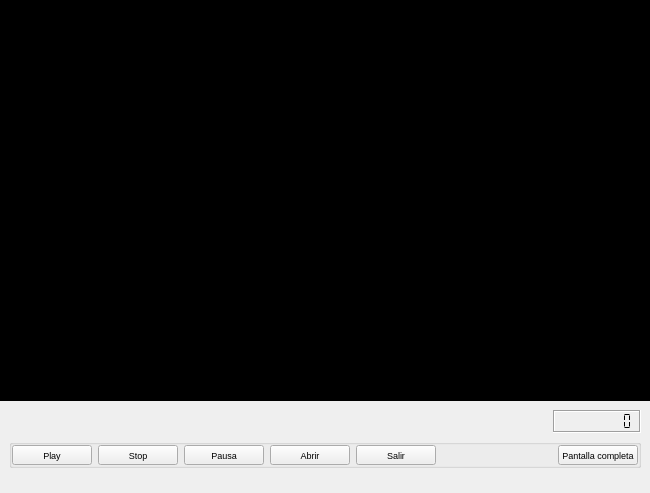
<?xml version="1.0" encoding="UTF-8"?>
<ui version="4.0">
 <class>Reproductor</class>
 <widget class="QWidget" name="Reproductor">
  <property name="geometry">
   <rect>
    <x>0</x>
    <y>0</y>
    <width>650</width>
    <height>493</height>
   </rect>
  </property>
  <property name="sizePolicy">
   <sizepolicy hsizetype="Maximum" vsizetype="Maximum">
    <horstretch>0</horstretch>
    <verstretch>0</verstretch>
   </sizepolicy>
  </property>
  <property name="font">
   <font>
    <pointsize>7</pointsize>
   </font>
  </property>
  <property name="contextMenuPolicy">
   <enum>Qt::NoContextMenu</enum>
  </property>
  <property name="windowTitle">
   <string>VideoDrake v.0.1.0</string>
  </property>
  <property name="windowIcon">
   <iconset resource="recoverdrake.qrc">
    <normaloff>:/Imagenes/multimedia.png</normaloff>:/Imagenes/multimedia.png</iconset>
  </property>
  <layout class="QGridLayout" name="gridLayout_3">
   <property name="leftMargin">
    <number>0</number>
   </property>
   <property name="topMargin">
    <number>0</number>
   </property>
   <property name="rightMargin">
    <number>0</number>
   </property>
   <property name="bottomMargin">
    <number>0</number>
   </property>
   <property name="spacing">
    <number>0</number>
   </property>
   <item row="1" column="0">
    <widget class="QWidget" name="widget" native="true">
     <property name="maximumSize">
      <size>
       <width>16777215</width>
       <height>150</height>
      </size>
     </property>
     <layout class="QGridLayout" name="gridLayout_2">
      <item row="1" column="0" colspan="4">
       <widget class="QGroupBox" name="groupBox">
        <property name="title">
         <string/>
        </property>
        <layout class="QGridLayout" name="gridLayout">
         <property name="leftMargin">
          <number>0</number>
         </property>
         <property name="topMargin">
          <number>0</number>
         </property>
         <property name="rightMargin">
          <number>0</number>
         </property>
         <property name="bottomMargin">
          <number>0</number>
         </property>
         <item row="0" column="0">
          <widget class="QPushButton" name="pushButton">
           <property name="sizePolicy">
            <sizepolicy hsizetype="Minimum" vsizetype="Minimum">
             <horstretch>0</horstretch>
             <verstretch>0</verstretch>
            </sizepolicy>
           </property>
           <property name="text">
            <string>Play</string>
           </property>
           <property name="icon">
            <iconset resource="recoverdrake.qrc">
             <normaloff>:/Imagenes/play.png</normaloff>:/Imagenes/play.png</iconset>
           </property>
          </widget>
         </item>
         <item row="0" column="1">
          <widget class="QPushButton" name="pushButton_3">
           <property name="sizePolicy">
            <sizepolicy hsizetype="Minimum" vsizetype="Minimum">
             <horstretch>0</horstretch>
             <verstretch>0</verstretch>
            </sizepolicy>
           </property>
           <property name="text">
            <string>Stop</string>
           </property>
           <property name="icon">
            <iconset resource="recoverdrake.qrc">
             <normaloff>:/Imagenes/stop1.png</normaloff>:/Imagenes/stop1.png</iconset>
           </property>
          </widget>
         </item>
         <item row="0" column="2">
          <widget class="QPushButton" name="pushButton_6">
           <property name="sizePolicy">
            <sizepolicy hsizetype="Minimum" vsizetype="Minimum">
             <horstretch>0</horstretch>
             <verstretch>0</verstretch>
            </sizepolicy>
           </property>
           <property name="text">
            <string>Pausa</string>
           </property>
           <property name="icon">
            <iconset resource="recoverdrake.qrc">
             <normaloff>:/Imagenes/pause.png</normaloff>:/Imagenes/pause.png</iconset>
           </property>
          </widget>
         </item>
         <item row="0" column="4">
          <widget class="QPushButton" name="pushButton_2">
           <property name="sizePolicy">
            <sizepolicy hsizetype="Minimum" vsizetype="Minimum">
             <horstretch>0</horstretch>
             <verstretch>0</verstretch>
            </sizepolicy>
           </property>
           <property name="text">
            <string>Abrir</string>
           </property>
           <property name="icon">
            <iconset resource="recoverdrake.qrc">
             <normaloff>:/Imagenes/abrir.png</normaloff>:/Imagenes/abrir.png</iconset>
           </property>
          </widget>
         </item>
         <item row="0" column="5">
          <widget class="QPushButton" name="pushButton_4">
           <property name="sizePolicy">
            <sizepolicy hsizetype="Minimum" vsizetype="Minimum">
             <horstretch>0</horstretch>
             <verstretch>0</verstretch>
            </sizepolicy>
           </property>
           <property name="text">
            <string>Salir</string>
           </property>
           <property name="icon">
            <iconset resource="recoverdrake.qrc">
             <normaloff>:/Imagenes/puerta.png</normaloff>:/Imagenes/puerta.png</iconset>
           </property>
          </widget>
         </item>
         <item row="0" column="7">
          <widget class="QPushButton" name="pushButton_5">
           <property name="sizePolicy">
            <sizepolicy hsizetype="Preferred" vsizetype="Preferred">
             <horstretch>0</horstretch>
             <verstretch>0</verstretch>
            </sizepolicy>
           </property>
           <property name="text">
            <string>Pantalla completa</string>
           </property>
           <property name="icon">
            <iconset resource="recoverdrake.qrc">
             <normaloff>:/Imagenes/tv.png</normaloff>:/Imagenes/tv.png</iconset>
           </property>
          </widget>
         </item>
         <item row="0" column="6">
          <spacer name="horizontalSpacer">
           <property name="orientation">
            <enum>Qt::Horizontal</enum>
           </property>
           <property name="sizeHint" stdset="0">
            <size>
             <width>40</width>
             <height>20</height>
            </size>
           </property>
          </spacer>
         </item>
        </layout>
       </widget>
      </item>
      <item row="2" column="0">
       <widget class="QLabel" name="label">
        <property name="sizePolicy">
         <sizepolicy hsizetype="Expanding" vsizetype="Preferred">
          <horstretch>0</horstretch>
          <verstretch>0</verstretch>
         </sizepolicy>
        </property>
        <property name="styleSheet">
         <string notr="true">font: 8pt &quot;Sans Serif&quot;;</string>
        </property>
        <property name="text">
         <string/>
        </property>
       </widget>
      </item>
      <item row="0" column="2">
       <widget class="Phonon::VolumeSlider" name="volumeSlider_5" native="true">
        <property name="sizePolicy">
         <sizepolicy hsizetype="Preferred" vsizetype="Preferred">
          <horstretch>0</horstretch>
          <verstretch>0</verstretch>
         </sizepolicy>
        </property>
        <property name="maximumSize">
         <size>
          <width>251</width>
          <height>21</height>
         </size>
        </property>
       </widget>
      </item>
      <item row="0" column="3">
       <widget class="QLCDNumber" name="lcdNumber">
        <property name="minimumSize">
         <size>
          <width>88</width>
          <height>23</height>
         </size>
        </property>
        <property name="maximumSize">
         <size>
          <width>122</width>
          <height>23</height>
         </size>
        </property>
        <property name="font">
         <font>
          <pointsize>7</pointsize>
         </font>
        </property>
        <property name="frameShape">
         <enum>QFrame::Box</enum>
        </property>
        <property name="frameShadow">
         <enum>QFrame::Sunken</enum>
        </property>
        <property name="lineWidth">
         <number>1</number>
        </property>
        <property name="smallDecimalPoint">
         <bool>true</bool>
        </property>
        <property name="digitCount">
         <number>8</number>
        </property>
        <property name="mode">
         <enum>QLCDNumber::Dec</enum>
        </property>
        <property name="segmentStyle">
         <enum>QLCDNumber::Flat</enum>
        </property>
        <property name="value" stdset="0">
         <double>0.000000000000000</double>
        </property>
        <property name="intValue" stdset="0">
         <number>0</number>
        </property>
       </widget>
      </item>
      <item row="0" column="0" colspan="2">
       <widget class="Phonon::SeekSlider" name="seekSlider" native="true">
        <property name="sizePolicy">
         <sizepolicy hsizetype="Preferred" vsizetype="Preferred">
          <horstretch>0</horstretch>
          <verstretch>0</verstretch>
         </sizepolicy>
        </property>
       </widget>
      </item>
     </layout>
    </widget>
   </item>
   <item row="0" column="0">
    <widget class="Phonon::VideoPlayer" name="videoPlayer" native="true">
     <property name="sizePolicy">
      <sizepolicy hsizetype="Expanding" vsizetype="Expanding">
       <horstretch>0</horstretch>
       <verstretch>0</verstretch>
      </sizepolicy>
     </property>
     <property name="styleSheet">
      <string notr="true">background-color: rgb(0, 0, 0);</string>
     </property>
    </widget>
   </item>
  </layout>
 </widget>
 <customwidgets>
  <customwidget>
   <class>Phonon::SeekSlider</class>
   <extends>QWidget</extends>
   <header location="global">phonon/seekslider.h</header>
  </customwidget>
  <customwidget>
   <class>Phonon::VolumeSlider</class>
   <extends>QWidget</extends>
   <header location="global">phonon/volumeslider.h</header>
  </customwidget>
  <customwidget>
   <class>Phonon::VideoPlayer</class>
   <extends>QWidget</extends>
   <header location="global">phonon/videoplayer.h</header>
  </customwidget>
 </customwidgets>
 <resources>
  <include location="recoverdrake.qrc"/>
 </resources>
 <connections/>
</ui>
